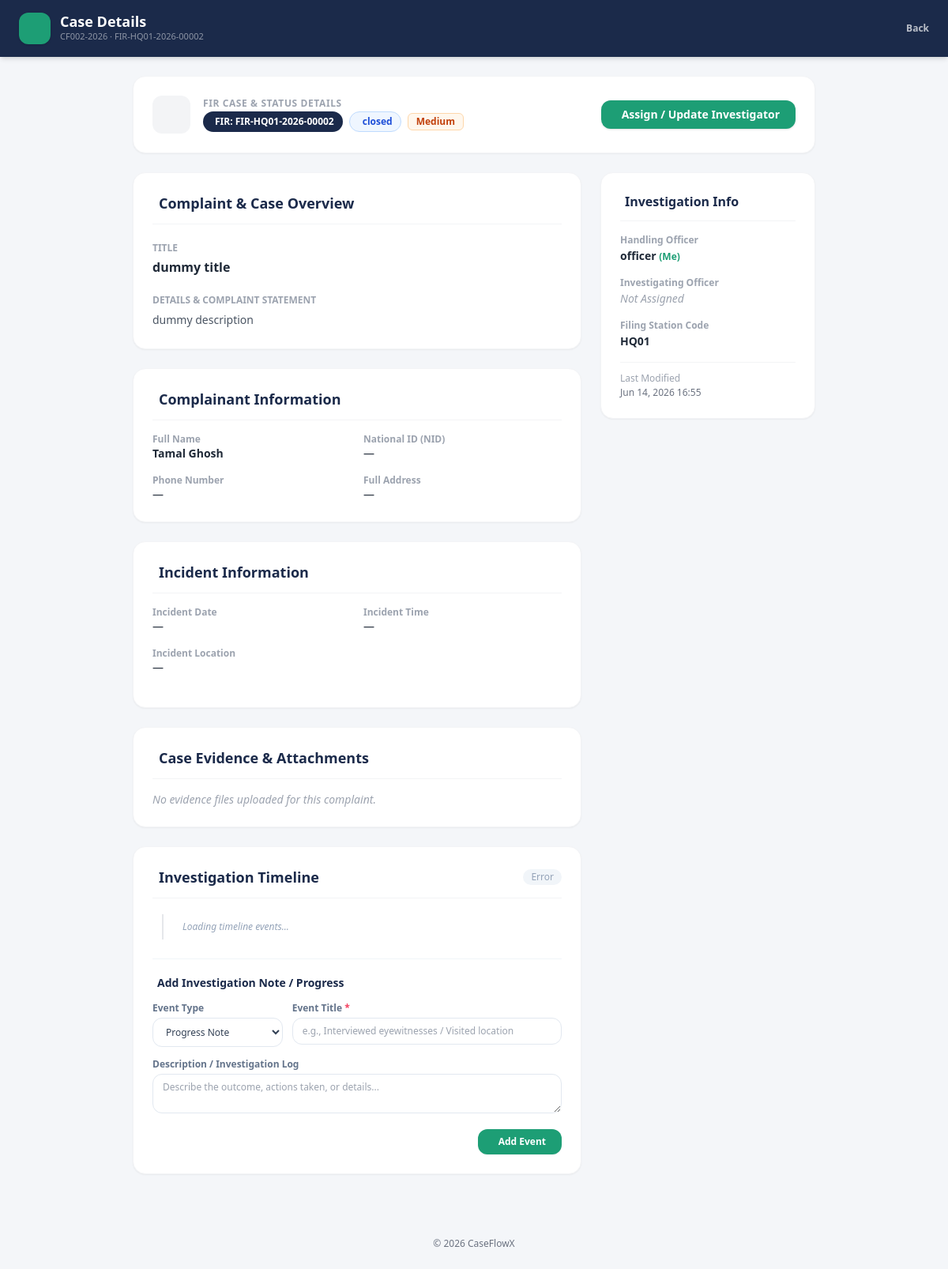
Screenshot of /case-details.php?id=2 (signed in) with the database file from the repository.
### tables this page shows
CREATE TABLE cases (
            id              INTEGER PRIMARY KEY AUTOINCREMENT,
            citizen_id      INTEGER NOT NULL,
            case_number     TEXT    NOT NULL UNIQUE,
            title           TEXT    NOT NULL,
            description     TEXT    NOT NULL,
            status          TEXT    NOT NULL DEFAULT 'open' CHECK(status IN ('open','in_progress','resolved','closed')),
            priority        TEXT    NOT NULL DEFAULT 'low' CHECK(priority IN ('low','medium','high')),
            created_at      TEXT    NOT NULL DEFAULT (datetime('now')), fir_number TEXT, complainant_name TEXT, complainant_nid TEXT, complainant_phone TEXT, complainant_address TEXT, incident_date TEXT, incident_time TEXT, incident_location TEXT, incident_description TEXT, sections_applied TEXT, witness_details TEXT, officer_id INTEGER, station_code TEXT, investigating_officer TEXT, modified_by INTEGER, modified_at TEXT, investigator_id INTEGER,
            FOREIGN KEY (citizen_id) REFERENCES citizens(id) ON DELETE CASCADE
        );

### case-details.php (the view, shortened to what the rows shown need)
<?php
$db = get_db();
$caseId = isset($_GET['id']) ? (int)$_GET['id'] : 0;
try {
    $stmt = $db->prepare("
        SELECT c.*,
               COALESCE(o.full_name, u_off.full_name) as officer_name,
               COALESCE(ct.full_name, u_cit.full_name) as citizen_name,
               COALESCE(ct.phone, u_cit.phone) as citizen_phone,
               COALESCE(ct.email, u_cit.email) as citizen_email
        FROM cases c
        LEFT JOIN officers o ON c.officer_id = o.id
        LEFT JOIN citizens ct ON c.citizen_id = ct.id
        LEFT JOIN users u_cit ON c.citizen_id = u_cit.id
        LEFT JOIN users u_off ON c.officer_id = u_off.id
        WHERE c.id = ?
    ");
    $stmt->execute([$caseId]);
    $case = $stmt->fetch();
} catch (PDOException $e) {
    die("Database error: " . $e->getMessage());
}
?>
<!DOCTYPE html>
<html lang="en">
<head>
<link rel="stylesheet" href="https://cdn.jsdelivr.net/npm/@tabler/icons-webfont@3.19.0/dist/tabler-icons.min.css">
<script src="https://cdn.tailwindcss.com"></script>
</head>
<body class="bg-[#F4F6F9] min-h-screen flex flex-col justify-between">
  <div class="flex-grow">
<header class="bg-navy text-white shadow-md">
  <div class="max-w-7xl mx-auto px-6 py-4 flex flex-wrap items-center justify-between gap-4">
    <div class="flex items-center gap-3">
      <div>
        <h1 class="text-lg font-bold leading-none">Case Details</h1>
        <p class="text-[11px] text-white/50 mt-0.5"><?= htmlspecialchars($case['case_number']) ?> <?php if(!empty($case['fir_number'])) echo "· " . htmlspecialchars($case['fir_number']); ?></p>
      </div>
    </div>
  </div>
</header>
<main class="max-w-4xl mx-auto px-4 py-6">
  <div class="bg-white rounded-2xl shadow-sm border border-gray-100 p-6 mb-6 flex flex-wrap items-center justify-between gap-4">
    <div class="flex items-center gap-4">
      <div>
        <div class="flex flex-wrap items-center gap-2 mt-0.5">
          <span class="inline-flex items-center gap-1 px-2.5 py-1 rounded-full text-xs font-bold border bg-navy text-white border-navy/20">
            <i class="ti ti-file-text"></i> FIR: <?= htmlspecialchars($case['fir_number'] ?: 'Pending Registration') ?>
          </span>
          <?= statusBadge($case['status']) ?>
          <?= priorityBadge($case['priority']) ?>
        </div>
      </div>
    </div>
  </div>
  <div class="grid grid-cols-1 md:grid-cols-3 gap-6">
    <div class="md:col-span-2 space-y-6">
      <div class="bg-white rounded-2xl shadow-sm border border-gray-100 p-6">
        <h2 class="text-navy font-bold text-lg border-b border-gray-100 pb-3 mb-4 flex items-center gap-2">
          <i class="ti ti-file-description text-accent"></i> Complaint & Case Overview
        </h2>
        <div class="space-y-4">
          <div>
            <span class="text-xs font-semibold text-gray-400 uppercase">Title</span>
            <p class="text-gray-800 font-semibold text-base mt-0.5"><?= htmlspecialchars($case['title']) ?></p>
          </div>
          <div>
            <span class="text-xs font-semibold text-gray-400 uppercase">Details & Complaint Statement</span>
            <p class="text-gray-600 text-sm mt-1 whitespace-pre-line leading-relaxed"><?= htmlspecialchars($case['description']) ?></p>
          </div>
        </div>
      </div>
      <div class="bg-white rounded-2xl shadow-sm border border-gray-100 p-6">
        <h2 class="text-navy font-bold text-lg border-b border-gray-100 pb-3 mb-4 flex items-center gap-2">
          <i class="ti ti-user-circle text-accent"></i> Complainant Information
        </h2>
        <div class="grid grid-cols-1 sm:grid-cols-2 gap-4 text-sm">
          <div>
            <span class="text-xs text-gray-400 font-semibold block">National ID (NID)</span>
            <span class="text-gray-800 font-medium"><?= htmlspecialchars($case['complainant_nid'] ?? '—') ?></span>
          </div>
          <div>
            <span class="text-xs text-gray-400 font-semibold block">Phone Number</span>
            <span class="text-gray-800 font-medium"><?= htmlspecialchars($case['complainant_phone'] ?? '—') ?></span>
          </div>
          <div>
            <span class="text-xs text-gray-400 font-semibold block">Full Address</span>
            <span class="text-gray-800"><?= htmlspecialchars($case['complainant_address'] ?? '—') ?></span>
          </div>
        </div>
      </div>
      <div class="bg-white rounded-2xl shadow-sm border border-gray-100 p-6">
        <h2 class="text-navy font-bold text-lg border-b border-gray-100 pb-3 mb-4 flex items-center gap-2">
          <i class="ti ti-map-pin text-accent"></i> Incident Information
        </h2>
        <div class="grid grid-cols-1 sm:grid-cols-2 gap-4 text-sm mb-4">
          <div>
            <span class="text-xs text-gray-400 font-semibold block">Incident Time</span>
            <span class="text-gray-800 font-medium"><?= htmlspecialchars($case['incident_time'] ?? '—') ?></span>
          </div>
          <div class="sm:col-span-2">
            <span class="text-xs text-gray-400 font-semibold block">Incident Location</span>
            <span class="text-gray-800 font-medium"><?= htmlspecialchars($case['incident_location'] ?? '—') ?></span>
          </div>
        </div>
      </div>
      <div class="bg-white rounded-2xl shadow-sm border border-gray-100 p-6">
        <h2 class="text-navy font-bold text-lg border-b border-gray-100 pb-3 mb-4 flex items-center gap-2">
          <i class="ti ti-paperclip text-accent"></i> Case Evidence & Attachments
        </h2>
      </div>
      <div class="bg-white rounded-2xl shadow-sm border border-gray-100 p-6">
        <h2 class="text-navy font-bold text-lg border-b border-gray-100 pb-3 mb-5 flex items-center justify-between gap-2">
          <span class="flex items-center gap-2">
            <i class="ti ti-history text-accent"></i> Investigation Timeline
          </span>
          <span class="text-xs font-normal text-slate-400 bg-slate-100 px-2.5 py-0.5 rounded-full" id="timeline-count">Loading timeline...</span>
        </h2>
      </div>
    </div>
    <div class="space-y-6">
      <div class="bg-white rounded-2xl shadow-sm border border-gray-100 p-6">
        <div class="space-y-4 text-sm">
          <div>
            <span class="text-xs text-gray-400 font-semibold block">Filing Station Code</span>
            <span class="font-semibold text-gray-800 mt-0.5 block"><?= htmlspecialchars($case['station_code'] ?? 'HQ01') ?></span>
          </div>
          <?php if (!empty($case['modified_at'])): ?>
            <div class="border-t border-gray-100 pt-3">
              <span class="text-xs text-gray-400 block">Last Modified</span>
              <span class="text-gray-500 font-medium text-xs block mt-0.5"><?= date('M d, Y H:i', strtotime($case['modified_at'])) ?></span>
            </div>
          <?php endif; ?>
        </div>
      </div>
    </div>
  </div>
</main>
<?php
function statusBadge(string $status): string {
    $map = [
        'Submitted'     => ['bg-blue-50 text-blue-700 border-blue-200', 'ti-send', 'Submitted'],
        'open'          => ['bg-blue-50 text-blue-700 border-blue-200', 'ti-send', 'Submitted'],
        'Under Review'  => ['bg-orange-50 text-orange-700 border-orange-200', 'ti-eye', 'Under Review'],
        'Registered'    => ['bg-green-50 text-green-700 border-green-200', 'ti-circle-check', 'Registered'],
        'Rejected'      => ['bg-red-50 text-red-700 border-red-200', 'ti-x', 'Rejected'],
    ];
    [$cls, $ico, $lbl] = $map[$status] ?? [$map['Submitted'][0], $map['Submitted'][1], $status];
    return "<span class=\"inline-flex items-center gap-1.5 px-2.5 py-1 rounded-full text-xs font-semibold border {$cls}\"><i class=\"ti {$ico}\"></i> {$lbl}</span>";
}
function priorityBadge(string $priority): string {
    $map = [
        'low'    => ['bg-gray-100 text-gray-600 border-gray-200', 'Low'],
        'medium' => ['bg-orange-50 text-orange-700 border-orange-200', 'Medium'],
        'high'   => ['bg-red-50 text-red-700 border-red-200', 'High'],
    ];
    [$cls, $lbl] = $map[$priority] ?? [$map['low'][0], ucfirst($priority)];
    return "<span class=\"inline-flex items-center px-2.5 py-0.5 rounded-md text-xs font-semibold border {$cls}\">{$lbl}</span>";
}
?>
  </div>
</body>
</html>

### rows the page displays
cases: case_number "CF002-2026", fir_number "FIR-HQ01-2026-00002", title "dummy title", description "dummy description", complainant_nid "—", complainant_phone "—", complainant_address "—", incident_time "—", incident_location "—", station_code "HQ01", modified_at "Jun 14, 2026 16:55"

### other values shown
$lbl "closed"
$lbl "Medium"
$case['complainant_name'] "Tamal Ghosh"
$case['officer_name'] "officer"
